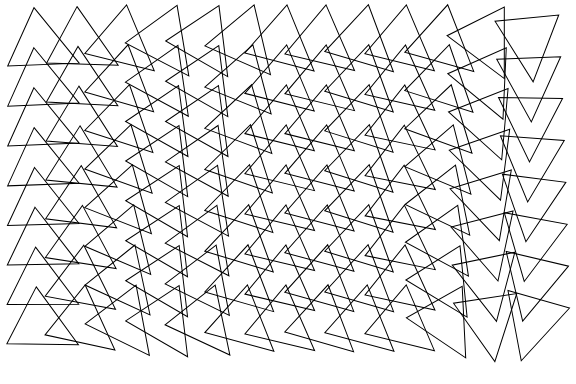
Frame 1 (no input)
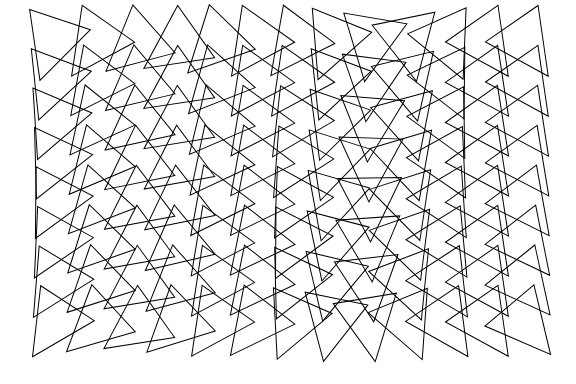
Frame 2 (the mouse pressed at the canvas centre, redrawn once)

The p5.js sketch that drew these frames (run headless with seeded random() and noise() and a simulated clock; the mouse was pressed at the canvas centre and the sketch redrawn once):

// p5.js sketch
// ── sketch.js
//let x = 50
//let y = 50
let seed = 55373;
let inc = .01;
let noiseVal ;
let bDoExportSvg = false;

function setup() {
  createCanvas(576, 384);
  noiseVal = random()
  noLoop();
}

function drawTrian(){
  stroke(0);
  noFill();
  let rot = TWO_PI * noise(noiseVal);
  noiseVal += inc;
  rotate(rot);
  triangle(-32, 32, 0, -32, 32, 32);
}

function keyPressed() {
    seed = floor(random(13001));
    if (key == 's'){ 
    bDoExportSvg = true; 
    redraw();
  }
}

function draw() {
   if (bDoExportSvg){
    beginRecordSvg("myPlot"+seed+".svg");
  }
  background(255);
  let offSet = 40
   for(let x = 50; x < width - offSet; x += offSet){
    for (let y = 50; y < height  - offSet; y += offSet){
      
    push();
    //scale(2);
    translate(x, y);
    drawTrian();
    pop();
    }
  }
  if (bDoExportSvg){
  endRecordSvg();
  bDoExportSvg = false;
  }
  
}
